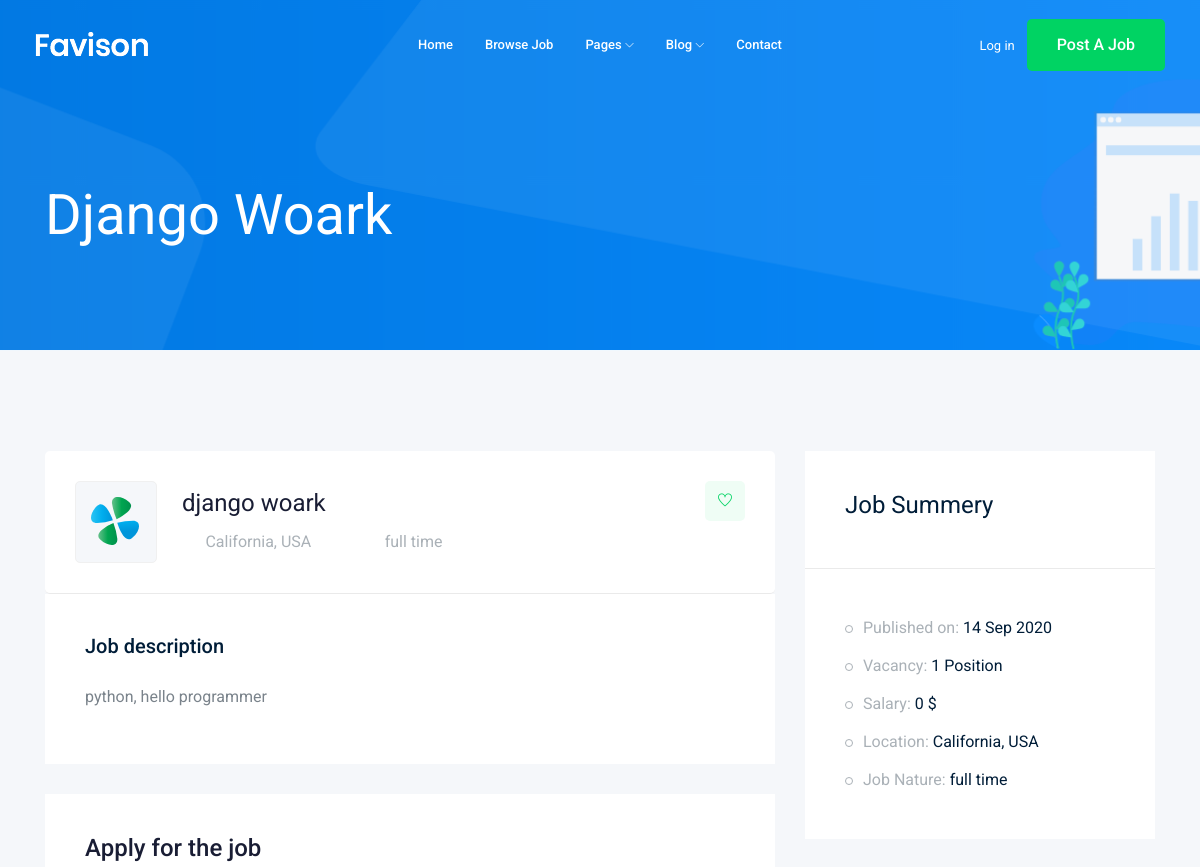
The app's page /jobs/1 (upper part), older data.
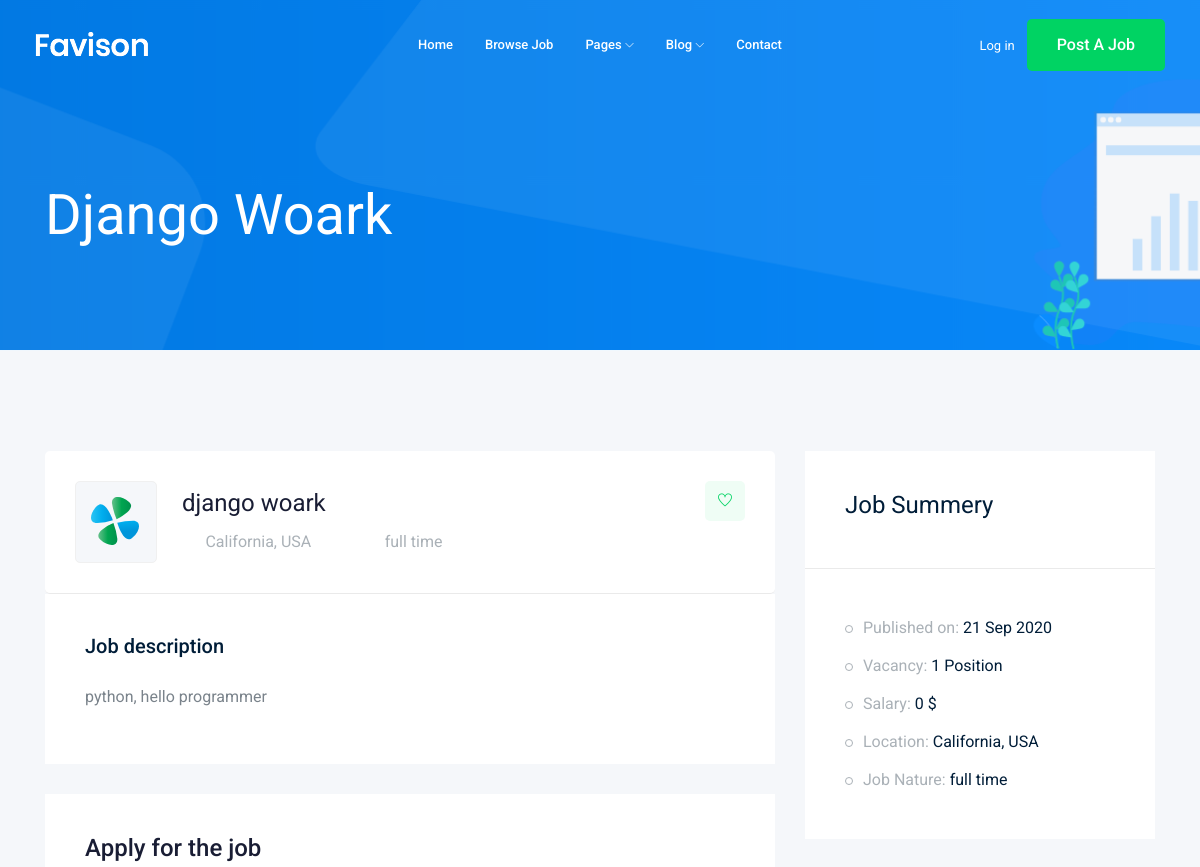
The same page, newer data.
### job/models.py (models this page shows)
class job(models.Model):
    title=models.CharField(max_length=100)
    jobtype=models.CharField(max_length=20,choices=JOB_TYPE)
    description=models.TextField(max_length=1000)
    published_at=models.DateField(auto_now=True)
    vacancy=models.IntegerField(default=1)
    salary=models.IntegerField(default=0)
    experience=models.IntegerField(default=1)
    category=models.ForeignKey('Category',on_delete=models.CASCADE)
    image=models.ImageField(upload_to=image_upload)
    def __str__(self):
        return self.title

### job/views.py (the view)
# urls.py: path('<int:id>',views.job_detail , name='job_detail'),
def job_detail(request,id):
    job_detail=job.objects.get(id=id)
    context={'job':job_detail}
    return render(request,'job/job_detail.html',context)

### job/templates/job/job_detail.html (shortened to what this page needs)
 {% extends 'based.html' %}
{% block body %}
    <div class="bradcam_area bradcam_bg_1">
        <div class="container">
            <div class="row">
                <div class="col-xl-12">
                    <div class="bradcam_text">
                        <h3> {{job}}</h3>
                    </div>
                </div>
            </div>
        </div>
    </div>
    <div class="job_details_area">
        <div class="container">
            <div class="row">
                <div class="col-lg-8">
                    <div class="job_details_header">
                        <div class="single_jobs white-bg d-flex justify-content-between">
                            <div class="jobs_left d-flex align-items-center">
                                <div class="thumb">
                                    <img src="img/svg_icon/1.svg" alt="">
                                </div>
                                <div class="jobs_conetent">
                                    <a href="#"><h4>{{job}}</h4></a>
                                    <div class="links_locat d-flex align-items-center">
                                        <div class="location">
                                            <p> <i class="fa fa-map-marker"></i> California, USA</p>
                                        </div>
                                        <div class="location">
                                            <p> <i class="fa fa-clock-o"></i> {{job.jobtype}}</p>
                                        </div>
                                    </div>
                                </div>
                            </div>
                            <div class="jobs_right">
                                <div class="apply_now">
                                    <a class="heart_mark" href="#"> <i class="ti-heart"></i> </a>
                                </div>
                            </div>
                        </div>
                    </div>
                    <div class="descript_wrap white-bg">
                        <div class="single_wrap">
                            <h4>Job description</h4>
                            <p>{{job.description}}</p>
                        </div>
                    </div>
                    <div class="apply_job_form white-bg">
                        <h4>Apply for the job</h4>
                    </div>
                </div>
                <div class="col-lg-4">
                    <div class="job_sumary">
                        <div class="summery_header">
                            <h3>Job Summery</h3>
                        </div>
                        <div class="job_content">
                            <ul>
                                <li>Published on: <span>{{job.published_at|date:'d M o' }}</span></li>
                                <li>Vacancy: <span>{{job.vacancy}} Position</span></li>
                                <li>Salary: <span>{{job.salary}} $</span></li>
                                <li>Location: <span>California, USA</span></li>
                                <li>Job Nature: <span>{{job.jobtype}}</span></li>
                            </ul>
                        </div>
                    </div>
                </div>
            </div>
        </div>
    </div>
{% endblock body %}

Row changes from the older to the newer data that the page shows:
changed job "Django Woark": published_at "14 Sep 2020" → "21 Sep 2020"
